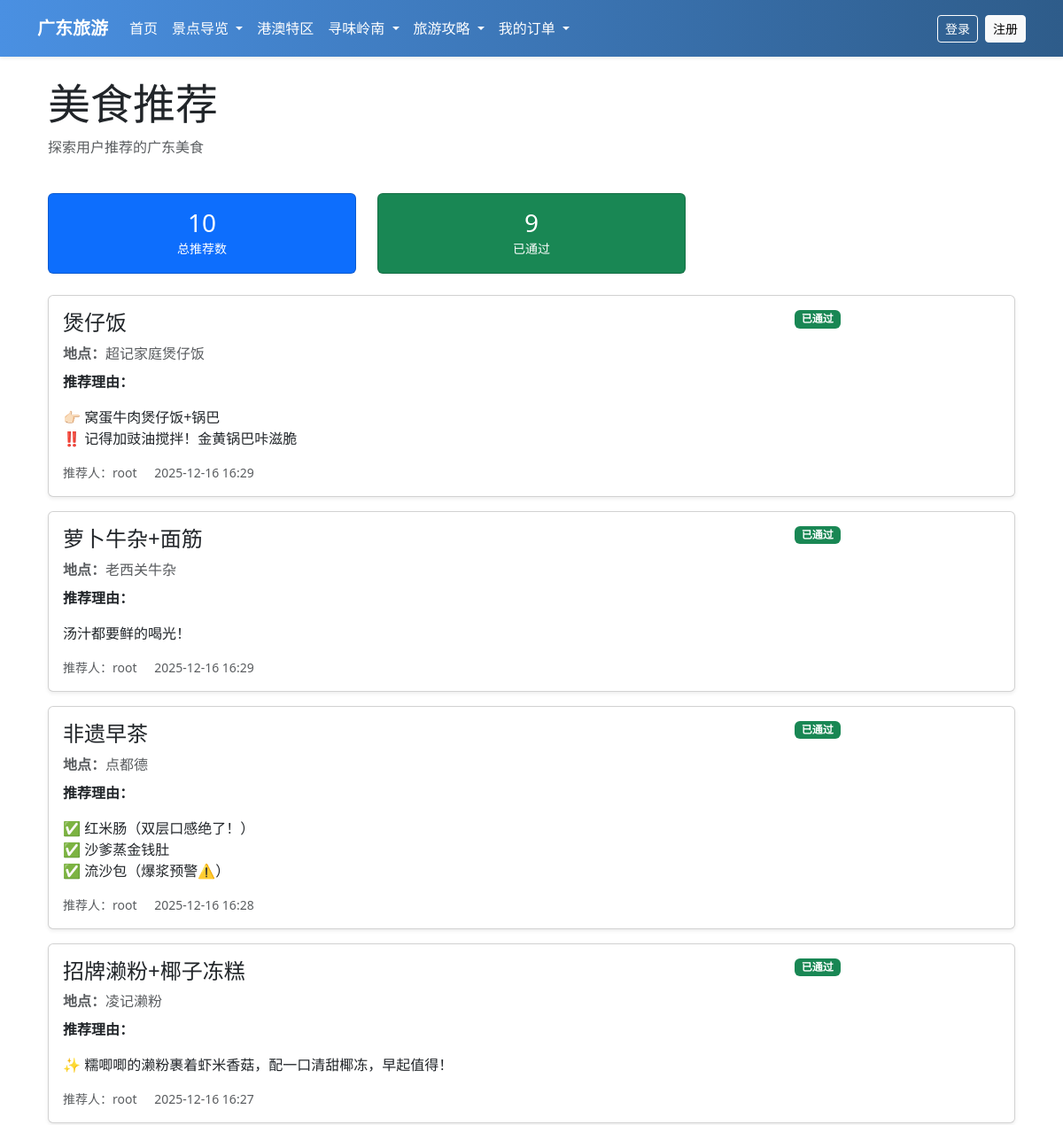
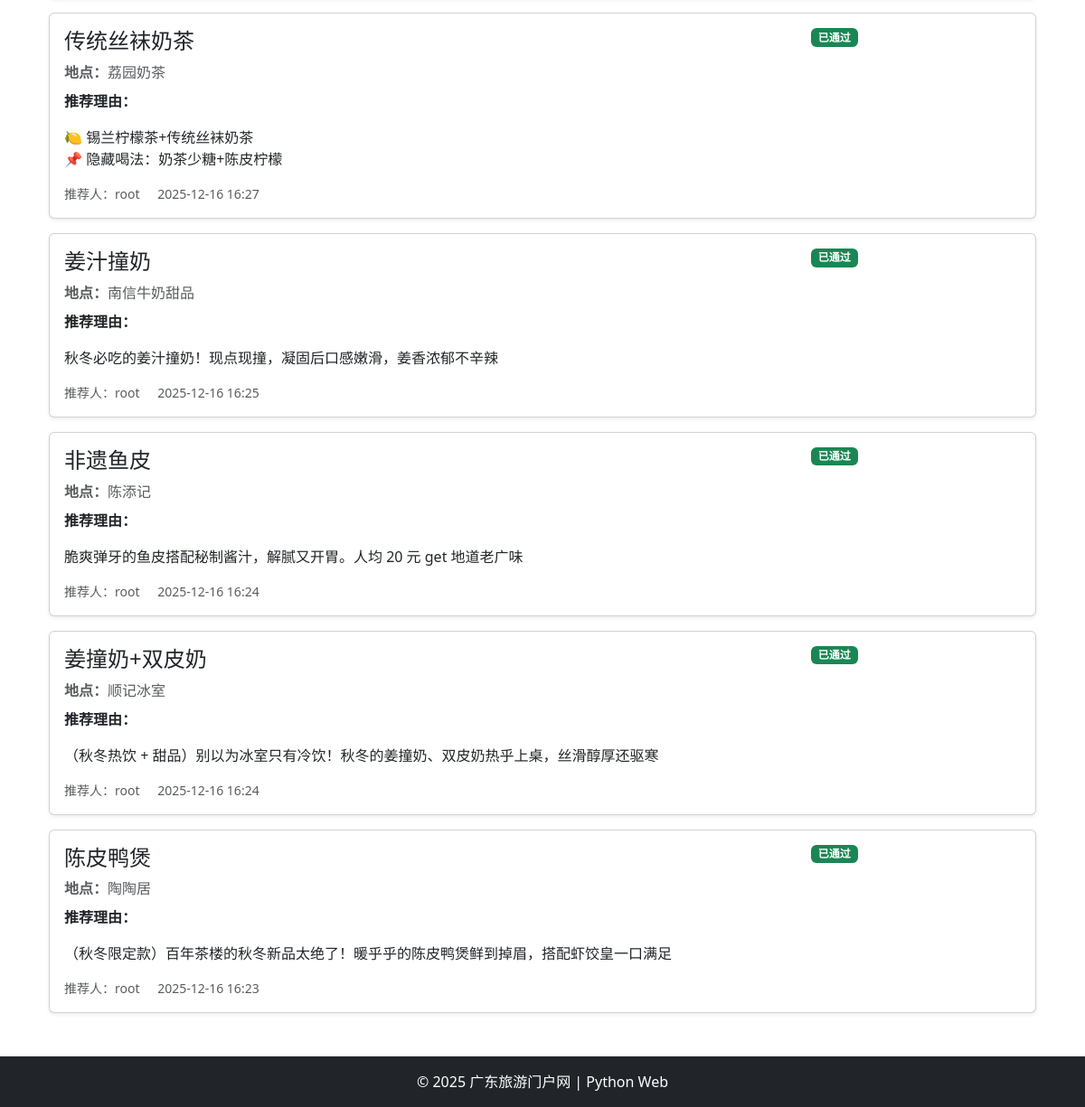
The app's page /foodApp/recommendations/ with its own data (2 pictures, top to bottom).
### foodApp/models.py (models this page shows, shortened)
class FoodRecommendation(models.Model):
    STATUS_CHOICES = (
        ('pending', '待审核'),
        ('approved', '已通过'),
        ('rejected', '已拒绝'),
    )
    user = models.ForeignKey(User, on_delete=models.CASCADE, verbose_name="推荐用户")
    food_name = models.CharField(max_length=100, verbose_name="美食名称")
    location = models.CharField(max_length=200, verbose_name="地点")
    reason = models.TextField(verbose_name="推荐理由")
    status = models.CharField(max_length=20, choices=STATUS_CHOICES, default='pending', verbose_name="审核状态")
    created_at = models.DateTimeField(auto_now_add=True, verbose_name="投稿时间")
    updated_at = models.DateTimeField(auto_now=True, verbose_name="更新时间")
    class Meta:
        ordering = ['-created_at']
        verbose_name = "美食推荐"
        verbose_name_plural = "美食推荐"

### foodApp/views.py (the view)
# urls.py: path('recommendations/', views.RecommendationListView.as_view(), name='recommendation_list'),  # 推荐列表
class RecommendationListView(ListView):
    model = FoodRecommendation
    template_name = 'food/recommendation_list.html'
    context_object_name = 'recommendations'
    paginate_by = 10
    def get_queryset(self):
        queryset = FoodRecommendation.objects.all()
        if self.request.user.is_authenticated:
            if not self.request.user.is_staff:
                queryset = queryset.filter(status='approved')
        else:
            queryset = queryset.filter(status='approved')
        return queryset.order_by('-created_at')
    def get_context_data(self, **kwargs):
        context = super().get_context_data(**kwargs)
        context['total_count'] = FoodRecommendation.objects.count()
        context['approved_count'] = FoodRecommendation.objects.filter(status='approved').count()
        if self.request.user.is_authenticated:
            context['my_count'] = FoodRecommendation.objects.filter(user=self.request.user).count()
        return context

### templates/food/recommendation_list.html (shortened to what this page needs)
{% extends 'base.html' %}
{% block content %}
<div class="container mt-4">
    <div class="d-flex justify-content-between align-items-center mb-4">
        <div>
            <h1 class="display-5">美食推荐</h1>
            <p class="text-muted">探索用户推荐的广东美食</p>
        </div>
    </div>
    {% if total_count %}
    <div class="row mb-4">
        <div class="col-md-4">
            <div class="card text-center bg-primary text-white">
                <div class="card-body">
                    <h3 class="mb-0">{{ total_count }}</h3>
                    <small>总推荐数</small>
                </div>
            </div>
        </div>
        <div class="col-md-4">
            <div class="card text-center bg-success text-white">
                <div class="card-body">
                    <h3 class="mb-0">{{ approved_count }}</h3>
                    <small>已通过</small>
                </div>
            </div>
        </div>
    </div>
    {% endif %}
    {% if recommendations %}
        {% for recommendation in recommendations %}
        <div class="card mb-3 shadow-sm">
            <div class="card-body">
                <div class="row">
                    <div class="col-md-10">
                        <div class="d-flex justify-content-between align-items-start mb-2">
                            <h4 class="card-title mb-0">
                                {{ recommendation.food_name }}
                            </h4>
                            <span class="badge
                                {% if recommendation.status == 'approved' %}bg-success
                                {% elif recommendation.status == 'pending' %}bg-warning
                                {% else %}bg-danger{% endif %}">
                                {{ recommendation.get_status_display }}
                            </span>
                        </div>
                        <p class="text-muted mb-2">
                             <strong>地点：</strong>{{ recommendation.location }}
                        </p>
                        <p class="card-text">
                            <strong>推荐理由：</strong>{{ recommendation.reason|linebreaks }}
                        </p>
                        <div class="text-muted small">
                            <span>推荐人：{{ recommendation.user.username }}</span>
                            <span class="ms-3">{{ recommendation.created_at|date:"Y-m-d H:i" }}</span>
                        </div>
                    </div>
                </div>
            </div>
        </div>
        {% endfor %}
    {% endif %}
</div>
{% endblock %}

### records on screen
FoodRecommendation: food_name "煲仔饭", status "已通过", location "超记家庭煲仔饭", reason "👉🏻 窝蛋牛肉煲仔饭+锅巴 ‼️ 记得加豉油搅拌！金黄锅巴咔滋脆", user.username "root", created_at "2025-12-16 16:29"
FoodRecommendation: food_name "萝卜牛杂+面筋", status "已通过", location "老西关牛杂", reason "汤汁都要鲜的喝光！", user.username "root", created_at "2025-12-16 16:29"
FoodRecommendation: food_name "非遗早茶", status "已通过", location "点都德", reason "✅ 红米肠（双层口感绝了！） ✅ 沙爹蒸金钱肚 ✅ 流沙包（爆浆预警⚠️）", user.username "root", created_at "2025-12-16 16:28"
FoodRecommendation: food_name "招牌濑粉+椰子冻糕", status "已通过", location "凌记濑粉", reason "✨ 糯唧唧的濑粉裹着虾米香菇，配一口清甜椰冻，早起值得！", user.username "root", created_at "2025-12-16 16:27"
FoodRecommendation: food_name "传统丝袜奶茶", status "已通过", location "荔园奶茶", reason "🍋 锡兰柠檬茶+传统丝袜奶茶 📌 隐藏喝法：奶茶少糖+陈皮柠檬", user.username "root", created_at "2025-12-16 16:27"
FoodRecommendation: food_name "姜汁撞奶", status "已通过", location "南信牛奶甜品", reason "秋冬必吃的姜汁撞奶！现点现撞，凝固后口感嫩滑，姜香浓郁不辛辣", user.username "root", created_at "2025-12-16 16:25"
FoodRecommendation: food_name "非遗鱼皮", status "已通过", location "陈添记", reason "脆爽弹牙的鱼皮搭配秘制酱汁，解腻又开胃。人均 20 元 get 地道老广味", user.username "root", created_at "2025-12-16 16:24"
FoodRecommendation: food_name "姜撞奶+双皮奶", status "已通过", location "顺记冰室", reason "（秋冬热饮 + 甜品）别以为冰室只有冷饮！秋冬的姜撞奶、双皮奶热乎上桌，丝滑醇厚还驱寒", user.username "root", created_at "2025-12-16 16:24"
FoodRecommendation: food_name "陈皮鸭煲", status "已通过", location "陶陶居", reason "（秋冬限定款）百年茶楼的秋冬新品太绝了！暖乎乎的陈皮鸭煲鲜到掉眉，搭配虾饺皇一口满足", user.username "root", created_at "2025-12-16 16:23"

### other values on screen
{{ total_count }} "10"
{{ approved_count }} "9"
